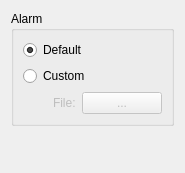
<?xml version="1.0" encoding="UTF-8"?>
<ui version="4.0">
 <class>SettingsDialog</class>
 <widget class="QDialog" name="SettingsDialog">
  <property name="geometry">
   <rect>
    <x>0</x>
    <y>0</y>
    <width>179</width>
    <height>173</height>
   </rect>
  </property>
  <property name="windowTitle">
   <string>Settings</string>
  </property>
  <property name="locale">
   <locale language="English" country="UnitedStates"/>
  </property>
  <layout class="QGridLayout" name="gridLayout_2">
   <item row="0" column="0">
    <widget class="QGroupBox" name="groupBox">
     <property name="title">
      <string>Alarm</string>
     </property>
     <layout class="QGridLayout" name="gridLayout">
      <item row="0" column="0">
       <layout class="QVBoxLayout" name="verticalLayout">
        <item>
         <widget class="QRadioButton" name="defaultAlarm">
          <property name="text">
           <string>Default</string>
          </property>
          <property name="checked">
           <bool>true</bool>
          </property>
         </widget>
        </item>
        <item>
         <widget class="QRadioButton" name="customAlarm">
          <property name="text">
           <string>Custom</string>
          </property>
         </widget>
        </item>
        <item>
         <layout class="QHBoxLayout" name="horizontalLayout">
          <item>
           <spacer name="horizontalSpacer">
            <property name="orientation">
             <enum>Qt::Horizontal</enum>
            </property>
            <property name="sizeType">
             <enum>QSizePolicy::Fixed</enum>
            </property>
            <property name="sizeHint" stdset="0">
             <size>
              <width>30</width>
              <height>20</height>
             </size>
            </property>
           </spacer>
          </item>
          <item>
           <widget class="QLabel" name="label">
            <property name="enabled">
             <bool>false</bool>
            </property>
            <property name="text">
             <string>File:</string>
            </property>
            <property name="buddy">
             <cstring>selectAlarm</cstring>
            </property>
           </widget>
          </item>
          <item>
           <widget class="QPushButton" name="selectAlarm">
            <property name="enabled">
             <bool>false</bool>
            </property>
            <property name="text">
             <string>...</string>
            </property>
           </widget>
          </item>
         </layout>
        </item>
       </layout>
      </item>
     </layout>
    </widget>
   </item>
   <item row="1" column="0">
    <spacer name="verticalSpacer">
     <property name="orientation">
      <enum>Qt::Vertical</enum>
     </property>
     <property name="sizeHint" stdset="0">
      <size>
       <width>20</width>
       <height>40</height>
      </size>
     </property>
    </spacer>
   </item>
  </layout>
 </widget>
 <resources/>
 <connections>
  <connection>
   <sender>customAlarm</sender>
   <signal>toggled(bool)</signal>
   <receiver>label</receiver>
   <slot>setEnabled(bool)</slot>
   <hints>
    <hint type="sourcelabel">
     <x>57</x>
     <y>48</y>
    </hint>
    <hint type="destinationlabel">
     <x>75</x>
     <y>74</y>
    </hint>
   </hints>
  </connection>
  <connection>
   <sender>customAlarm</sender>
   <signal>toggled(bool)</signal>
   <receiver>selectAlarm</receiver>
   <slot>setEnabled(bool)</slot>
   <hints>
    <hint type="sourcelabel">
     <x>140</x>
     <y>52</y>
    </hint>
    <hint type="destinationlabel">
     <x>150</x>
     <y>84</y>
    </hint>
   </hints>
  </connection>
 </connections>
</ui>
